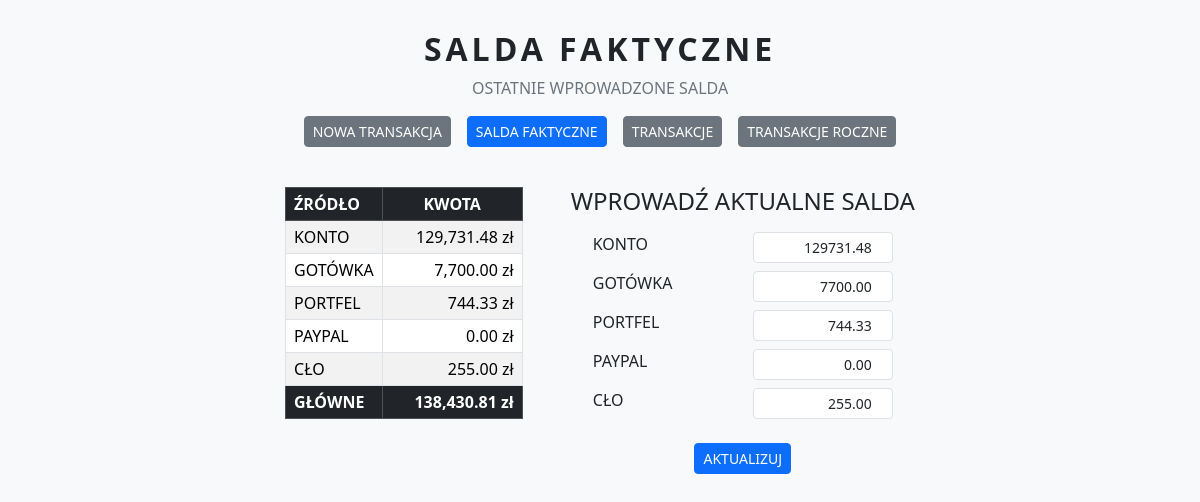
Page /salda_faktyczne on the earlier database version.
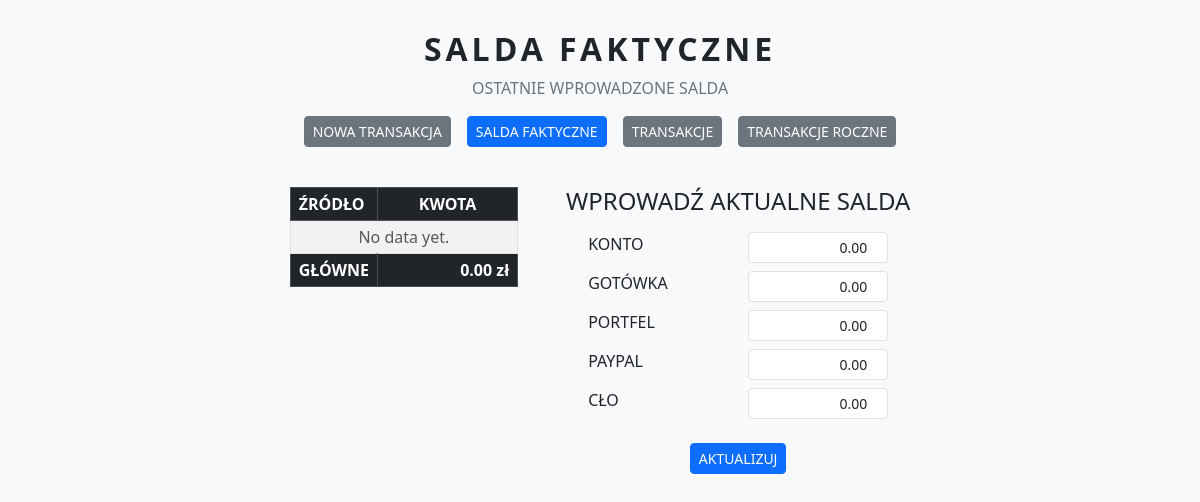
Same page on the later database version.
### tables this page shows
CREATE TABLE salda (
    ID INTEGER PRIMARY KEY AUTOINCREMENT,
    TYP TEXT NOT NULL UNIQUE,
    KWOTA REAL NOT NULL
);

### app.py (the view)
@app.route("/salda_faktyczne")
def salda_faktyczne():
    connection = get_db_connection()
    cursor = connection.cursor()
    cursor.execute("SELECT TYP, KWOTA FROM salda")
    rows = cursor.fetchall()
    connection.close()
    salda_dict = {row["TYP"]: row["KWOTA"] for row in rows}
    return render_template("salda_faktyczne.html", salda=rows,
                            typy=DOZWOLONE_TYPY, salda_dict=salda_dict,
                            active="salda_faktyczne")

### app.py (called while the page is built)
def get_db_connection():
    connection = sqlite3.connect("wydatki.db")
    connection.row_factory = sqlite3.Row
    return connection

### templates/salda_faktyczne.html (shortened to what this page needs)
<!DOCTYPE html>
<html lang="pl">
<head>
    <link
        href="https://cdn.jsdelivr.net/npm/bootstrap@5.3.3/dist/css/bootstrap.min.css"
        rel="stylesheet"
    >
</head>
<body class="bg-light">
<div class="container text-center" style="margin-top: 30px;">
    <h1 class="fw-bold text-dark" style="letter-spacing: 4px; font-size: 2rem;">SALDA FAKTYCZNE</h1>
    <p class="lead text-secondary mb-3" style="font-size: 1rem;">OSTATNIE WPROWADZONE SALDA</p>
    {% include "nav.html" %}
</div>
<div class="container" style="margin-top: 40px;">
    <div class="d-flex justify-content-center align-items-start gap-5">
        <table class="table table-striped table-bordered bg-white w-auto">
            <thead class="table-dark">
                <tr>
                    <th>ŹRÓDŁO</th>
                    <th style="min-width: 140px;" class="text-center">KWOTA</th>
                </tr>
            </thead>
            <tbody>
                {% for row in salda %}
                <tr>
                    <td class="fw">{{ row["TYP"] }}</td>
                    <td class="text-end">{{ "{:,.2f}".format(row["KWOTA"]) }} zł</td>
                </tr>
                {% else %}
                <tr>
                    <td colspan="3" class="text-center text-muted">No data yet.</td>
                </tr>
                {% endfor %}
                <tr class="fw-bold table-dark">
                    <td>GŁÓWNE</td>
                    <td class="text-end">{{ "{:,.2f}".format(salda|sum(attribute='KWOTA')) }} zł</td>
                </tr>
            </tbody>
        </table>
        <div>
            <h4 class="text-center mb-3">WPROWADŹ AKTUALNE SALDA</h4>
            <form method="POST" action="/salda_faktyczne/aktualizuj">
                {% for typ in typy %}
                <div class="mb-2 d-flex justify-content-between" style="max-width: 300px; margin: 0 auto;">
                    <label class="me-2">{{ typ }}</label>
                    <input type="number" step="0.01" name="{{ typ }}"
                           value="{{ '%.2f'|format(salda_dict.get(typ, 0)) }}"
                           class="form-control form-control-sm text-end kwota-input" style="width: 140px; padding-right: 5px;">
                </div>
                {% endfor %}
                <div class="text-center">
                    <button type="submit" class="btn btn-sm btn-primary mt-3 mb-4">AKTUALIZUJ</button>
                </div>
            </form>
        </div>
    </div>
</div>

### templates/nav.html
<div class="d-flex justify-content-center gap-3">
    <a href="/"                class="btn btn-sm {{ 'btn-primary' if active == 'home' else 'btn-secondary' }}">NOWA TRANSAKCJA</a>
    <a href="/salda_faktyczne" class="btn btn-sm {{ 'btn-primary' if active == 'salda_faktyczne' else 'btn-secondary' }}">SALDA FAKTYCZNE</a>
    <a href="/transakcje"      class="btn btn-sm {{ 'btn-primary' if active == 'transakcje' else 'btn-secondary' }}">TRANSAKCJE</a>
    <a href="/transakcje_roczne" class="btn btn-sm {{ 'btn-primary' if active == 'transakcje_roczne' else 'btn-secondary' }}">TRANSAKCJE ROCZNE</a>
</div>

### templates/salda_faktyczne.html (style rules this page uses)
.table td, .table th { padding: 4px 8px; }

Differences in the rows shown:
removed salda: TYP "KONTO", KWOTA "129,731.48", KONTO "129731.48"
removed salda: TYP "GOTÓWKA", KWOTA "7,700.00", GOTÓWKA "7700.00"
removed salda: TYP "PORTFEL", KWOTA "744.33", PORTFEL "744.33"
removed salda: TYP "PAYPAL", KWOTA "0.00", PAYPAL "0.00"
removed salda: TYP "CŁO", KWOTA "255.00", CŁO "255.00"
Other differences:
{{ "{:,.2f}".format(salda|sum(attribute='KWOTA')) }}: "138,430.81" → "0.00"
text now shown: "No data yet."
new list line: "0.00"
